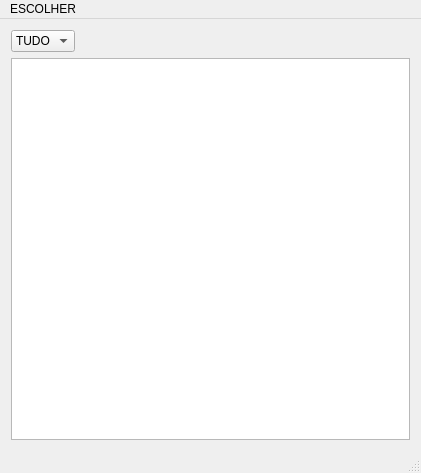
<?xml version="1.0" encoding="UTF-8"?>
<ui version="4.0">
 <class>MainWindow</class>
 <widget class="QMainWindow" name="MainWindow">
  <property name="geometry">
   <rect>
    <x>0</x>
    <y>0</y>
    <width>421</width>
    <height>473</height>
   </rect>
  </property>
  <property name="windowTitle">
   <string>Estrutura de Dados</string>
  </property>
  <property name="windowIcon">
   <iconset resource="imagens.qrc">
    <normaloff>:/Imagens/mainWindow.png</normaloff>:/Imagens/mainWindow.png</iconset>
  </property>
  <widget class="QWidget" name="centralWidget">
   <layout class="QGridLayout" name="gridLayout_2">
    <item row="0" column="0">
     <layout class="QGridLayout" name="gridLayout_main">
      <item row="1" column="1">
       <widget class="QPushButton" name="pushButton_Limpar">
        <property name="styleSheet">
         <string notr="true">border: 0px solid grey;
text-align: left; 

</string>
        </property>
        <property name="text">
         <string/>
        </property>
       </widget>
      </item>
      <item row="1" column="0">
       <widget class="QComboBox" name="comboBox_Selecao">
        <property name="styleSheet">
         <string notr="true"/>
        </property>
        <item>
         <property name="text">
          <string>TUDO</string>
         </property>
        </item>
       </widget>
      </item>
      <item row="1" column="2">
       <spacer name="horizontalSpacer">
        <property name="orientation">
         <enum>Qt::Horizontal</enum>
        </property>
        <property name="sizeHint" stdset="0">
         <size>
          <width>40</width>
          <height>20</height>
         </size>
        </property>
       </spacer>
      </item>
      <item row="2" column="0" colspan="3">
       <widget class="QListWidget" name="listWidget_MostrarLista">
        <property name="autoFillBackground">
         <bool>true</bool>
        </property>
        <property name="styleSheet">
         <string notr="true">border-image: url(:/Imagens/PUCGO.png);</string>
        </property>
        <property name="alternatingRowColors">
         <bool>false</bool>
        </property>
        <property name="uniformItemSizes">
         <bool>true</bool>
        </property>
        <property name="sortingEnabled">
         <bool>false</bool>
        </property>
       </widget>
      </item>
     </layout>
    </item>
   </layout>
  </widget>
  <widget class="QStatusBar" name="statusBar"/>
  <widget class="QMenuBar" name="menuBar">
   <property name="geometry">
    <rect>
     <x>0</x>
     <y>0</y>
     <width>421</width>
     <height>20</height>
    </rect>
   </property>
   <widget class="QMenu" name="menuAbrir">
    <property name="title">
     <string>ESCOLHER</string>
    </property>
    <addaction name="actionAbrir"/>
   </widget>
   <addaction name="menuAbrir"/>
  </widget>
  <action name="actionAbrir">
   <property name="checkable">
    <bool>true</bool>
   </property>
   <property name="icon">
    <iconset>
     <normaloff>../build-Projeto_EstruturasDeDados-Desktop_Qt_5_6_0_MinGW_32bit-Debug/pesquisar.png</normaloff>../build-Projeto_EstruturasDeDados-Desktop_Qt_5_6_0_MinGW_32bit-Debug/pesquisar.png</iconset>
   </property>
   <property name="text">
    <string>Carregar</string>
   </property>
   <property name="iconText">
    <string>Carregar</string>
   </property>
   <property name="shortcut">
    <string>Ctrl+O</string>
   </property>
  </action>
 </widget>
 <layoutdefault spacing="6" margin="11"/>
 <resources>
  <include location="imagens.qrc"/>
 </resources>
 <connections/>
</ui>
